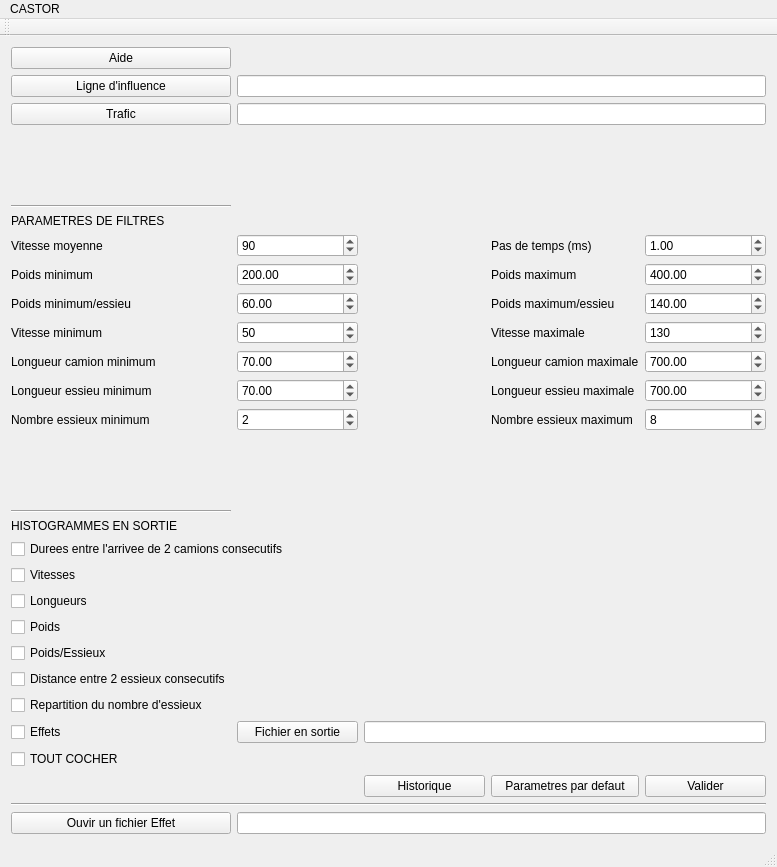
<?xml version="1.0" encoding="UTF-8"?>
<ui version="4.0">
 <class>CASTOR</class>
 <widget class="QMainWindow" name="CASTOR">
  <property name="geometry">
   <rect>
    <x>0</x>
    <y>0</y>
    <width>777</width>
    <height>867</height>
   </rect>
  </property>
  <property name="windowTitle">
   <string>CASTOR</string>
  </property>
  <widget class="QWidget" name="centralWidget">
   <layout class="QGridLayout" name="gridLayout">
    <item row="4" column="1" colspan="4">
     <widget class="QLineEdit" name="texteCheminTrafic"/>
    </item>
    <item row="11" column="0">
     <widget class="QLabel" name="textePoidsmin">
      <property name="text">
       <string>Poids minimum</string>
      </property>
     </widget>
    </item>
    <item row="11" column="3">
     <widget class="QLabel" name="textePoidsmax">
      <property name="text">
       <string>Poids maximum</string>
      </property>
     </widget>
    </item>
    <item row="4" column="0">
     <widget class="QPushButton" name="buttonTrafic">
      <property name="text">
       <string>Trafic</string>
      </property>
     </widget>
    </item>
    <item row="3" column="1" colspan="4">
     <widget class="QLineEdit" name="texteCheminLigneInfluence"/>
    </item>
    <item row="12" column="3">
     <widget class="QLabel" name="textePoidsEssieumax">
      <property name="text">
       <string>Poids maximum/essieu</string>
      </property>
     </widget>
    </item>
    <item row="15" column="1">
     <widget class="QDoubleSpinBox" name="longEssieuMin">
      <property name="maximum">
       <double>1000.000000000000000</double>
      </property>
      <property name="value">
       <double>70.000000000000000</double>
      </property>
     </widget>
    </item>
    <item row="7" column="0">
     <spacer name="verticalSpacer">
      <property name="orientation">
       <enum>Qt::Vertical</enum>
      </property>
      <property name="sizeHint" stdset="0">
       <size>
        <width>20</width>
        <height>40</height>
       </size>
      </property>
     </spacer>
    </item>
    <item row="3" column="0">
     <widget class="QPushButton" name="buttonLigneInlfuence">
      <property name="text">
       <string>Ligne d'influence</string>
      </property>
     </widget>
    </item>
    <item row="13" column="1">
     <widget class="QSpinBox" name="vitMin">
      <property name="maximum">
       <number>130</number>
      </property>
      <property name="value">
       <number>50</number>
      </property>
     </widget>
    </item>
    <item row="13" column="0">
     <widget class="QLabel" name="texteVitMin">
      <property name="text">
       <string>Vitesse minimum</string>
      </property>
     </widget>
    </item>
    <item row="13" column="3">
     <widget class="QLabel" name="texteVitMax">
      <property name="text">
       <string>Vitesse maximale</string>
      </property>
     </widget>
    </item>
    <item row="10" column="0">
     <widget class="QLabel" name="texteVitMoy">
      <property name="text">
       <string>Vitesse moyenne</string>
      </property>
     </widget>
    </item>
    <item row="11" column="1">
     <widget class="QDoubleSpinBox" name="poidsMin">
      <property name="maximum">
       <double>1000.000000000000000</double>
      </property>
      <property name="value">
       <double>200.000000000000000</double>
      </property>
     </widget>
    </item>
    <item row="11" column="4">
     <widget class="QDoubleSpinBox" name="poidsMax">
      <property name="maximum">
       <double>1000.000000000000000</double>
      </property>
      <property name="value">
       <double>400.000000000000000</double>
      </property>
     </widget>
    </item>
    <item row="10" column="1">
     <widget class="QSpinBox" name="vitMoy">
      <property name="maximum">
       <number>200</number>
      </property>
      <property name="value">
       <number>90</number>
      </property>
     </widget>
    </item>
    <item row="10" column="3">
     <widget class="QLabel" name="textePas">
      <property name="text">
       <string>Pas de temps (ms)</string>
      </property>
     </widget>
    </item>
    <item row="9" column="0">
     <widget class="QLabel" name="titreParam">
      <property name="text">
       <string>PARAMETRES DE FILTRES</string>
      </property>
     </widget>
    </item>
    <item row="12" column="1">
     <widget class="QDoubleSpinBox" name="poidsEssieumin">
      <property name="maximum">
       <double>200.000000000000000</double>
      </property>
      <property name="value">
       <double>60.000000000000000</double>
      </property>
     </widget>
    </item>
    <item row="14" column="4">
     <widget class="QDoubleSpinBox" name="longCamionMax">
      <property name="maximum">
       <double>1000.000000000000000</double>
      </property>
      <property name="value">
       <double>700.000000000000000</double>
      </property>
     </widget>
    </item>
    <item row="14" column="3">
     <widget class="QLabel" name="texteLongmax">
      <property name="text">
       <string>Longueur camion maximale</string>
      </property>
     </widget>
    </item>
    <item row="13" column="4">
     <widget class="QSpinBox" name="vitesseMax">
      <property name="maximum">
       <number>200</number>
      </property>
      <property name="value">
       <number>130</number>
      </property>
     </widget>
    </item>
    <item row="14" column="1">
     <widget class="QDoubleSpinBox" name="longCamionMin">
      <property name="maximum">
       <double>1000.000000000000000</double>
      </property>
      <property name="value">
       <double>70.000000000000000</double>
      </property>
     </widget>
    </item>
    <item row="12" column="0">
     <widget class="QLabel" name="textePoidsEssieumin">
      <property name="text">
       <string>Poids minimum/essieu</string>
      </property>
     </widget>
    </item>
    <item row="14" column="0">
     <widget class="QLabel" name="texteLongmin">
      <property name="text">
       <string>Longueur camion minimum</string>
      </property>
     </widget>
    </item>
    <item row="15" column="4">
     <widget class="QDoubleSpinBox" name="longEssieuMax">
      <property name="maximum">
       <double>1000.000000000000000</double>
      </property>
      <property name="value">
       <double>700.000000000000000</double>
      </property>
     </widget>
    </item>
    <item row="10" column="4">
     <widget class="QDoubleSpinBox" name="pas">
      <property name="value">
       <double>1.000000000000000</double>
      </property>
     </widget>
    </item>
    <item row="15" column="0">
     <widget class="QLabel" name="texteLongEssieumin">
      <property name="text">
       <string>Longueur essieu minimum</string>
      </property>
     </widget>
    </item>
    <item row="15" column="3">
     <widget class="QLabel" name="texteLongEssieumax">
      <property name="text">
       <string>Longueur essieu maximale</string>
      </property>
     </widget>
    </item>
    <item row="16" column="0">
     <widget class="QLabel" name="texteNbEssieuMin">
      <property name="text">
       <string>Nombre essieux minimum</string>
      </property>
     </widget>
    </item>
    <item row="16" column="3">
     <widget class="QLabel" name="texteNbEssieuMax">
      <property name="text">
       <string>Nombre essieux maximum</string>
      </property>
     </widget>
    </item>
    <item row="16" column="1">
     <widget class="QSpinBox" name="nbEssieuMin">
      <property name="value">
       <number>2</number>
      </property>
     </widget>
    </item>
    <item row="33" column="2">
     <widget class="QPushButton" name="buttonHistorique">
      <property name="text">
       <string>Historique</string>
      </property>
     </widget>
    </item>
    <item row="20" column="0">
     <widget class="QLabel" name="titreHisto">
      <property name="text">
       <string>HISTOGRAMMES EN SORTIE</string>
      </property>
     </widget>
    </item>
    <item row="12" column="4">
     <widget class="QDoubleSpinBox" name="poidsEssieumax">
      <property name="maximum">
       <double>200.000000000000000</double>
      </property>
      <property name="value">
       <double>140.000000000000000</double>
      </property>
     </widget>
    </item>
    <item row="33" column="3">
     <widget class="QPushButton" name="buttonDefaut">
      <property name="text">
       <string>Parametres par defaut</string>
      </property>
     </widget>
    </item>
    <item row="17" column="0">
     <spacer name="verticalSpacer_2">
      <property name="orientation">
       <enum>Qt::Vertical</enum>
      </property>
      <property name="sizeHint" stdset="0">
       <size>
        <width>20</width>
        <height>40</height>
       </size>
      </property>
     </spacer>
    </item>
    <item row="16" column="4">
     <widget class="QSpinBox" name="nbEssieuMax">
      <property name="value">
       <number>8</number>
      </property>
     </widget>
    </item>
    <item row="34" column="0" colspan="5">
     <widget class="Line" name="line_4">
      <property name="orientation">
       <enum>Qt::Horizontal</enum>
      </property>
     </widget>
    </item>
    <item row="8" column="0">
     <widget class="Line" name="line_3">
      <property name="orientation">
       <enum>Qt::Horizontal</enum>
      </property>
     </widget>
    </item>
    <item row="33" column="4">
     <widget class="QPushButton" name="buttonValider">
      <property name="text">
       <string>Valider</string>
      </property>
     </widget>
    </item>
    <item row="19" column="0">
     <widget class="Line" name="line_2">
      <property name="orientation">
       <enum>Qt::Horizontal</enum>
      </property>
     </widget>
    </item>
    <item row="35" column="0">
     <widget class="QPushButton" name="buttonEffet">
      <property name="text">
       <string>Ouvir un fichier Effet</string>
      </property>
     </widget>
    </item>
    <item row="35" column="1" colspan="4">
     <widget class="QLineEdit" name="texteEffet"/>
    </item>
    <item row="0" column="0">
     <widget class="QPushButton" name="buttonInfoFormat">
      <property name="text">
       <string>Aide</string>
      </property>
     </widget>
    </item>
    <item row="25" column="0">
     <widget class="QCheckBox" name="checkPoids">
      <property name="text">
       <string>Poids</string>
      </property>
     </widget>
    </item>
    <item row="24" column="0">
     <widget class="QCheckBox" name="checkLongueur">
      <property name="text">
       <string>Longueurs</string>
      </property>
     </widget>
    </item>
    <item row="30" column="0">
     <widget class="QCheckBox" name="checkNombreEssieu">
      <property name="text">
       <string>Repartition du nombre d'essieux</string>
      </property>
     </widget>
    </item>
    <item row="28" column="0">
     <widget class="QCheckBox" name="checkPoidsEssieu">
      <property name="text">
       <string>Poids/Essieux</string>
      </property>
     </widget>
    </item>
    <item row="31" column="0">
     <widget class="QCheckBox" name="checkEffet">
      <property name="text">
       <string>Effets</string>
      </property>
     </widget>
    </item>
    <item row="22" column="0">
     <widget class="QCheckBox" name="checkVitesse">
      <property name="text">
       <string>Vitesses</string>
      </property>
     </widget>
    </item>
    <item row="31" column="1">
     <widget class="QPushButton" name="buttonSortie">
      <property name="text">
       <string>Fichier en sortie</string>
      </property>
     </widget>
    </item>
    <item row="32" column="0">
     <widget class="QCheckBox" name="checkTOUT">
      <property name="text">
       <string>TOUT COCHER</string>
      </property>
     </widget>
    </item>
    <item row="31" column="2" colspan="3">
     <widget class="QLineEdit" name="texteSortie">
      <property name="inputMask">
       <string/>
      </property>
     </widget>
    </item>
    <item row="29" column="0">
     <widget class="QCheckBox" name="checkDistanceEssieux">
      <property name="text">
       <string>Distance entre 2 essieux consecutifs</string>
      </property>
     </widget>
    </item>
    <item row="21" column="0" colspan="2">
     <widget class="QCheckBox" name="checkTemps">
      <property name="text">
       <string>Durees entre l'arrivee de 2 camions consecutifs</string>
      </property>
     </widget>
    </item>
   </layout>
  </widget>
  <widget class="QMenuBar" name="menuBar">
   <property name="geometry">
    <rect>
     <x>0</x>
     <y>0</y>
     <width>777</width>
     <height>26</height>
    </rect>
   </property>
   <widget class="QMenu" name="menuCASTOR">
    <property name="title">
     <string>CASTOR</string>
    </property>
   </widget>
   <addaction name="menuCASTOR"/>
  </widget>
  <widget class="QToolBar" name="mainToolBar">
   <attribute name="toolBarArea">
    <enum>TopToolBarArea</enum>
   </attribute>
   <attribute name="toolBarBreak">
    <bool>false</bool>
   </attribute>
  </widget>
  <widget class="QStatusBar" name="statusBar"/>
 </widget>
 <layoutdefault spacing="6" margin="11"/>
 <resources/>
 <connections/>
</ui>
